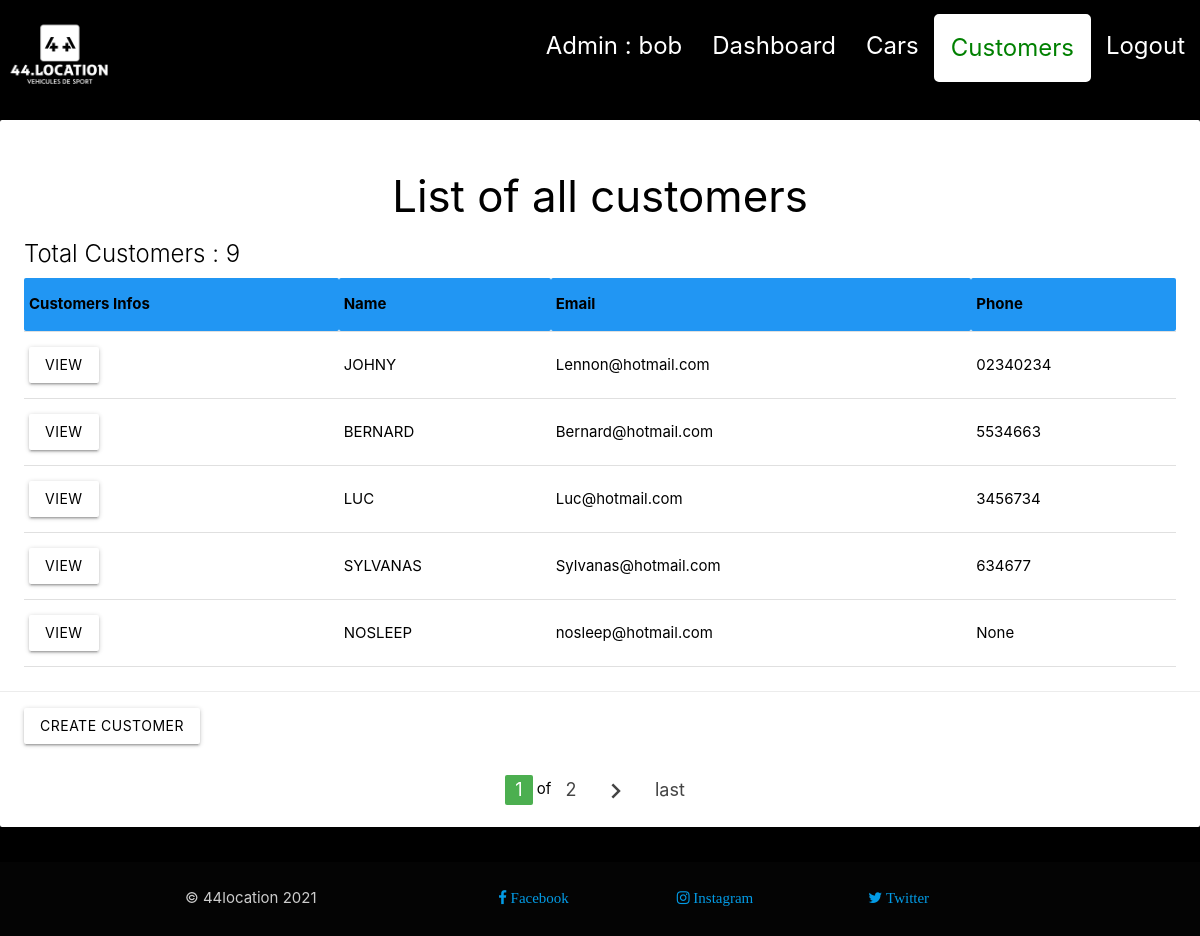
/all_customers_from_admin/ (signed in), run on the app's committed database.
### customer/models.py (models this page shows, shortened)
class Customer(models.Model):
    user = models.OneToOneField(User, null=True, blank=True, on_delete=models.CASCADE)
    name = models.CharField(max_length=200, null=True)
    phone = models.CharField(max_length=200, null=True)
    email = models.EmailField(max_length=200, null=True, unique=True)
    profile_pic = models.ImageField(default="tn_cool.jpg", null=True, blank=True)
    date_created = models.DateTimeField(auto_now_add=True, null=True)

### login_settings/decorators.py (the view)
    def wrapper_function(request, *args, **kwargs):
        group = None
        if request.user.groups.exists():
            group = request.user.groups.all()[0].name
        if group == 'customer':
            return redirect('home:homepage')
        if group == 'admin':
            return view_func(request, *args, **kwargs)

### reservations_management/views.py (called while the page is built)
@login_required(login_url='login')
@admin_only
def all_customers_from_admin(request):
    customers = Customer.objects.all()
    total_customers = customers.count()
    paginator_customers = Paginator(customers, 5)
    page_number_customers = request.GET.get('customers_page')
    page_obj_customers = paginator_customers.get_page(page_number_customers)
    context = {'customers': customers, 'page_obj_customers': page_obj_customers, 'total_customers': total_customers}
    return render(request, 'reservations_management/all_customers_from_admin.html', context)

### reservations_management/templates/reservations_management/all_customers_from_admin.html (shortened to what this page needs)
{% extends 'home/header.html' %}
{% block content %}
<div class="col s12 m12 l12 xl12">
      <div class="card white black-text">
        <div class="card-content">
            <h3 class="center">List of all customers</h3>
            <span class="card-title">Total Customers : {{total_customers}}</span>
            <table class="table responsive-table highlight">
                <thead class="blue">
                    <tr>
                        <th>Customers Infos</th>
                        <th>Name</th>
                        <th>Email</th>
                        <th>Phone</th>
                    </tr>
                </thead>
                <tbody>
                    {% for customer in page_obj_customers %}
                        <tr>
                            <td><a class="btn white black-text waves-effect waves-green" href="{% url 'reservations_management:customer_profile_from_admin' customer.id %}">View</a></td>
                            <td>{{customer.name|upper}}</td>
                            <td>{{customer.email}}</td>
                            <td>{{customer.phone}}</td>
                        </tr>
                    {% endfor %}
                </tbody>
            </table>
        </div>
        <div class="card-action">
          <a href="{% url 'reservations_management:create_customer_from_admin' %}" class="btn white black-text waves-effect waves-green">Create Customer</a>
        </div>
        <div class="center">
        <ul class="pagination">
            <span class="step-links">
            <li class="active green"><a href="?customers_page={{page_obj_customers.number}}" class="waves-effect waves-green">{{page_obj_customers.number}}</a></li>
            <li> of <a href="?customers_page={{page_obj_customers.paginator.num_pages}}" class="waves-effect waves-green">{{page_obj_customers.paginator.num_pages}}</a></li>
            {% if page_obj_customers.has_next %}
                <li><a href="?customers_page={{page_obj_customers.next_page_number}}"><i class="material-icons waves-effect waves-green ">chevron_right</i></a></li>
                <li><a href="?customers_page={{page_obj_customers.paginator.num_pages}}" class="waves-effect waves-green">last</a></li>
            {% endif %}
            </span>
            <br><br>
        </ul>
        </div>
      </div>
    </div>
{% endblock %}

### home/templates/home/includes/navbar.html (shortened to what this page needs)
{% load active_link_tags %}
{% load static %}
<div class="navbar-fixed">
  <nav>
  <div class="nav-wrapper ">
    <a href="/" class="brand-logo"><img src="{% static '/images/logo-44location.png' %}" id="logo"></a>
      <ul class="right hide-on-med-and-down">
        {% if user.is_authenticated and not request.user.is_staff  %}
          {% url 'customer:user_settings' request.user.customer.id as url %}
          <li class="{% if request.path == url %}my_custom_active_link{% endif %}"><a href="{{url}}" >Connected as :  {{user.username}}</a></li>
          {% url 'customer:customer_dashboard' request.user.customer.pk as url %}
          <li class="{% if request.path == url %}my_custom_active_link{% endif %}"><a href="{{url}}" class="{% active_link 'customer:customer_dashboard'  'my_custom_active_link' strict=True %}">My reservation</a></li>
          {% url 'cars:all_cars' as url %}
          <li class="{% if request.path == url %}my_custom_active_link{% endif %}"><a href="{{url}}">Cars</a></li>
          {% url 'home:about_us' as url %}
          <li class="{% if request.path == url %}my_custom_active_link{% endif %}"><a href="{{url}}">About us</a></li>
          {% url 'home:contact_us' as url %}
          <li class="{% if request.path == url %}my_custom_active_link{% endif %}"><a href="{{url}}">Contact</a></li>
          <li class="{% active_link 'logout' 'my_custom_active_link' %}"><a href="{% url 'logout' %}">Logout</a></li>
        {% elif user.is_authenticated and request.user.is_staff %}
          {% url 'home:homepage' as url %}
          <li class="{% if request.path == url %}my_custom_active_link{% endif %}"><a href="{{url}}">Admin : {{user.username}}</a></li>
          {% url 'reservations_management:dashboard' as url %}
          <li class="{% if request.path == url %}my_custom_active_link{% endif %}"><a href="{{url}}">Dashboard</a></li>
          {% url 'cars:all_cars' as url %}
          <li class="{% if request.path == url %}my_custom_active_link{% endif %}"><a href="{{url}}">Cars</a></li>
          {% url 'reservations_management:all_customers_from_admin' as url %}
          <li class="{% if request.path == url %}my_custom_active_link{% endif %}"><a href="{% url 'reservations_management:all_customers_from_admin' %}">Customers</a></li>
          <li><a href="{% url 'logout' %}">Logout</a></li>
        {% endif %}
    </ul>
  </div>
  </nav>
</div>

### static/css/my_custom.css (style rules this page uses)
html { font-size: 15px; height: 100%; }
body { background: black; display: flex; min-height: 100vh; flex-direction: column; }
nav ul a { font-size: x-large; margin-top: 14px; }
nav a { font-size: x-large; margin-top: 14px; }
nav .nav-wrapper { font-size: x-large; background: black !important; height: 100px !important; }
nav ul li.my_custom_active_link a { color:green !important; background-color: white !important; border: 2px solid white; border-radius: 5px; }
#logo { width: 120px; height: 70px; padding-top: 0px; margin-top:6px; margin-left: 300px border: 2px solid white; border-radius: 5px; }

### data on the page
Customer: name "JOHNY", email "Lennon@hotmail.com", phone "02340234"
Customer: name "BERNARD", email "Bernard@hotmail.com", phone "5534663"
Customer: name "LUC", email "Luc@hotmail.com", phone "3456734"
Customer: name "SYLVANAS", email "Sylvanas@hotmail.com", phone "634677"
Customer: name "NOSLEEP", email "nosleep@hotmail.com", phone "None"

### other printed values
{{ user.username }} "bob"
{{ total_customers }} "9"
{{ page_obj_customers.number }} "1"
{{ page_obj_customers.paginator.num_pages }} "2"
